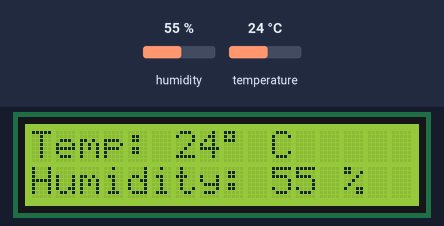
Bench run of a program on a simulated Raspberry Pi (BCM pin numbers). Parts: 16×2 character LCD. The test bench sets the inputs (shaded band); at power-on: humidity 55 %, temperature 24 °C. No MQTT or app messages arrive unless stated; the clock reads 2024-03-15 10:24:30 at power-on unless the program sets it; library files of the repository ran but are not shown: I2C_LCD_driver.py; what the program prints to the terminal is not drawn.

Above: at 1.5 s.
1.6 s: humidity set to 22 %
At 3.4 s:
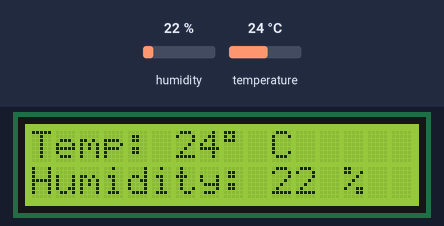
3.7 s: temperature set to 12 °C
At 5.1 s:
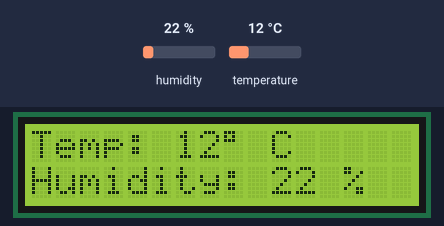
5.4 s: humidity set to 40 %
At 6.2 s:
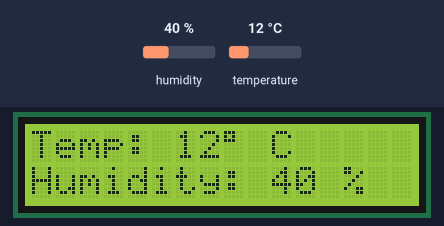
7.3 s: temperature set to 19 °C
At 7.9 s:
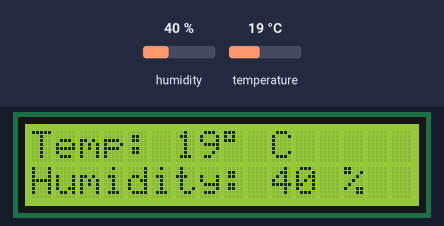
Timing chart, 0 to 10.1 s (numbered marks = the images above; inputs shaded):
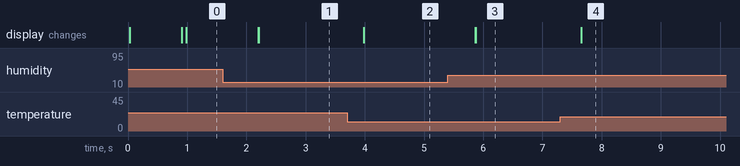

The program:

dht11_collector.py
```python
import logging

import Adafruit_DHT
import paho.mqtt.client as mqtt

import I2C_LCD_driver

logging.basicConfig(level=logging.INFO)
LOG = logging.getLogger(__name__)

mylcd = I2C_LCD_driver.lcd()

mqttc = mqtt.Client("dht11_publisher")
mqttc.connect("mqtt", 1883)
mqttc.loop_start()

while True:

    humidity, temperature = Adafruit_DHT.read_retry(11, 4, delay_seconds=10, retries=5)

    if humidity is not None or temperature is not None:

        mqttc.publish("iot/home/sensors/livingroom/temperature", temperature, retain=True)
        mqttc.publish("iot/home/sensors/livingroom/humidity", humidity, retain=True)

        mylcd.lcd_display_string("Temp: %d%s C" % (temperature, chr(223)), 1)
        mylcd.lcd_display_string("Humidity: %d %%" % humidity, 2)

        LOG.info('Temp: %s C  Humidity: %s %%', temperature, humidity)
```

Measured:
- after the input at 1.6 s, the display: first changes after 0.60 s (image 1 shows a later state)
- after the input at 3.7 s, the display: first changes after 0.28 s (image 2 shows a later state)
- after the input at 5.4 s, the display: first changes after 0.46 s (image 3 shows a later state)
- after the input at 7.3 s, the display: changes after 0.35 s (image 4)
